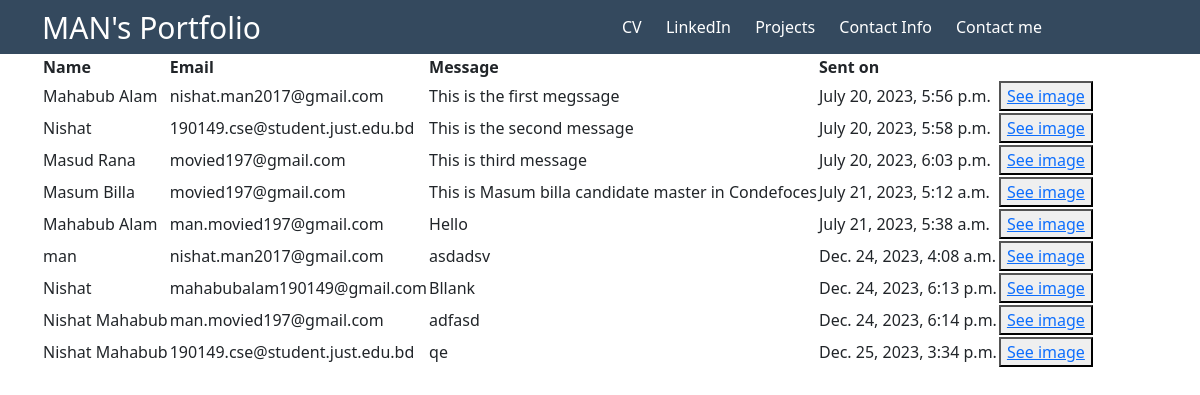
/contact_info/, run on the app's committed database.
### cv/models.py (models this page shows)
class feedbacks(models.Model):
    name = models.CharField(max_length=100)
    email = models.EmailField(max_length=100)
    message= models.TextField(max_length=500)
    image= models.ImageField(null=True,blank=True,default='default.png')
    created = models.DateTimeField(auto_now_add=True)

### cv/views.py (the view)
# urls.py: path('contact_info/',views.contact_info,name='contact_info'),
def contact_info(request):
    table = feedbacks.objects.all()
    context={'table':table}
    return render(request,'cv/contact_info.html',context)

### cv/templates/cv/contact_info.html
{% extends "main.html" %}
{% block content %}
<div class="container">
    <table  >
        <tr>
            <th>Name</th>
            <th>Email</th>
            <th>Message</th>
            <th>Sent on</th>
            {% for record in table %}
            <tr>
                <td>{{record.name}}</td>
                <td>{{record.email}}</td>
                <td>{{record.message}}</td>
                <td>{{record.created}}</td>
                <td><button><a href="{% url 'see_image' record.id %}">See image</a></button></td>
            </tr>
            {% endfor %}
    </table>
</div>
    {% endblock %}

### templates/main.html (shortened to what this page needs)
<!DOCTYPE html>
{% load static %}
<html lang="en">
  <head>
    <link
      href="https://cdn.jsdelivr.net/npm/bootstrap@5.3.0/dist/css/bootstrap.min.css"
      rel="stylesheet"
    />
    <link rel="stylesheet" href="{% static 'cv/css/cvmain.css' %}" />
    <link rel="stylesheet" href="{% static 'cv/css/navbar.css' %}" />
    <link rel="stylesheet" href="{% static 'cv/css/form.css' %}" />
  </head>
  <body>
    {% include "navbar.html" %}
    {% block content%}
    {% endblock %}
  </body>
</html>

### templates/navbar.html
{% load static %}
<div id="header">
    <div class="container">
        <div class="row justify-content-between">
            <div class="col-md-4 align-items-start" id="title"> MAN's Portfolio </div>
            <div class="col-md-6 align-items-end">
                <ul id="menu">
                    <li><a href="{% url 'cv' %}">CV</a></li>
                    <li><a href="{% url 'main' %}">LinkedIn</a></li>
                    <li><a href="{% url 'main' %}">Projects</a></li>
                    <li><a href="{% url 'contact_info' %}">Contact Info </a></li>
                    <li><a href="{% url 'contact' %}">Contact me</a></li>
                </ul>
            </div>
        </div>
    </div>
</div>

### static/cv/css/navbar.css (style rules this page uses)
#header { background-color: #34495e; color: white; box-shadow: 100px 100px; background-attachment: fix; }
#title { font-size: 30px; margin-top: 5px; }
#menu { list-style: none; margin: 0; padding: 0; }
#menu li { display: inline-block; }
#menu li a { padding: 15px 10px; display: block; color: white; text-decoration: none; }

### data on the page
feedbacks: name "Mahabub Alam", email "nishat.man2017@gmail.com", message "This is the first megssage", created "July 20, 2023, 5:56 p.m."
feedbacks: name "Nishat", email "190149.cse@student.just.edu.bd", message "This is the second message", created "July 20, 2023, 5:58 p.m."
feedbacks: name "Masud Rana", email "movied197@gmail.com", message "This is third message", created "July 20, 2023, 6:03 p.m."
feedbacks: name "Masum Billa", email "movied197@gmail.com", message "This is Masum billa candidate master in Condefoces", created "July 21, 2023, 5:12 a.m."
feedbacks: name "Mahabub Alam", email "man.movied197@gmail.com", message "Hello", created "July 21, 2023, 5:38 a.m."
feedbacks: name "man", email "nishat.man2017@gmail.com", message "asdadsv", created "Dec. 24, 2023, 4:08 a.m."
feedbacks: name "Nishat", email "mahabubalam190149@gmail.com", message "Bllank", created "Dec. 24, 2023, 6:13 p.m."
feedbacks: name "Nishat Mahabub", email "man.movied197@gmail.com", message "adfasd", created "Dec. 24, 2023, 6:14 p.m."
feedbacks: name "Nishat Mahabub", email "190149.cse@student.just.edu.bd", message "qe", created "Dec. 25, 2023, 3:34 p.m."
